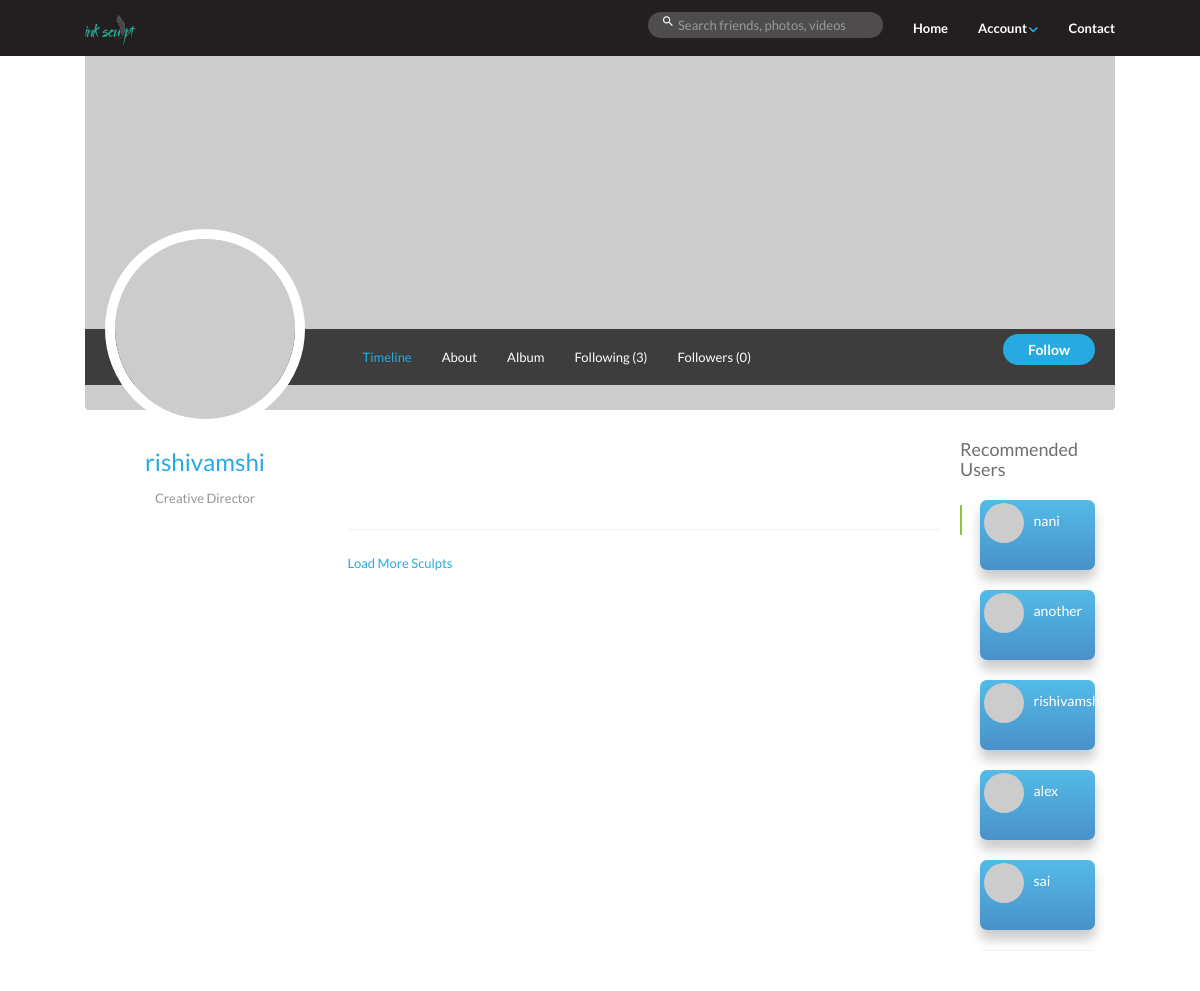
/rishivamshi/ (signed in), run on the app's committed database.
### accounts/models.py (models this page shows, shortened)
class UserProfile(models.Model):
	user 		= models.OneToOneField(settings.AUTH_USER_MODEL , related_name='profile') #1
	following 	= models.ManyToManyField(settings.AUTH_USER_MODEL, blank=True ,related_name='followed_by') #2
	objects  = UserProfileManager() # UserProfile.objects.all() #5
	def get_following(self): #8
		users = self.following.all() # User.objects.all().exclude(username = self.user.username)
		return users.exclude(username = self.user.username)
	def get_follow_url(self):
		return reverse_lazy("profiles:follow", kwargs= {"username": self.user.username})
	def get_absolute_url(self):
		return reverse_lazy("profiles:detail", kwargs= {"username": self.user.username})

### accounts/views.py (the view)
# urls.py: url(r'^(?P<username>[\w.@+-]+)/$', UserDetailView.as_view(), name = 'detail'), # 6  # /sculpt/1
class UserDetailView(DetailView):	#2
	template_name = 'accounts/user_detail.html'
	queryset = User.objects.all()
	def get_object(self):
		return get_object_or_404(User, username__iexact = self.kwargs.get("username"))
	def get_context_data(self, *args, **kwargs):
		context = super(UserDetailView, self).get_context_data(*args, **kwargs)
		following = UserProfile.objects.is_following(self.request.user, self.get_object())
		context['following'] = following
		context['recommended'] = UserProfile.objects.recommended(self.request.user)
		return context

### accounts/models.py (called while the page is built)
	def all(self):
		qs = self.get_queryset().all()
		try:
			if self.instance:
				qs = qs.exclude(user = self.instance) #7
		except:
			pass
		return qs

	def is_following(self, user, followed_by_user):
		user_profile, created = UserProfile.objects.get_or_create(user = user)
		if created:
			return False
		if followed_by_user in user.profile.following.all():
			return True
		return False

	def recommended(self, user, limit_to = 10):
		profile = user.profile
		following = profile.get_following()
		qs = self.get_queryset().exclude(user__in = following).exclude(id = profile.id).order_by("?")[:limit_to]
		return qs

### accounts/templatetags/recommended.py (called while the page is built)
@register.inclusion_tag("accounts/snippets/recommend.html")
def recommended(user):
	if isinstance(user, User):
		qs = UserProfile.objects.recommended(user)
		return {"recommended": qs}

### accounts/templates/accounts/user_detail.html (shortened to what this page needs)
{% load static %}
{% load recommended %}
<html lang="en">
  <head>
    <link rel="stylesheet" type="text/css" href="{% static 'css/css/bootstrap.min.css' %}">
    <link rel="stylesheet" type="text/css" href="{% static 'css/style.css' %}">
    <link rel="stylesheet" type="text/css" href="{% static 'css/ionicons.min.css' %}">
    <link rel="stylesheet" type="text/css" href="{% static 'css/font-awesome.min.css' %}">
  </head>
<body>
    {% include "navbar.html" %}
    <div class="container">
      <div class="timeline">
        <div class="timeline-cover">
          <div class="timeline-nav-bar hidden-sm hidden-xs">
            <div class="row">
              <div class="col-md-3">
                <div class="profile-info">
                  <img src="http://placehold.it/300x300" alt="" class="img-responsive profile-photo" />
                  <h3>{{ object.username }}</h3>
                  <p class="text-muted">Creative Director</p>
                </div>
              </div>
              <div class="col-md-9">
                <ul class="list-inline profile-menu">
                  <li><a href="http://127.0.0.1:8000/{{ object.username }}/" class="active">Timeline</a></li>
                  <li><a href="timeline-about.html">About</a></li>
                  <li><a href="http://127.0.0.1:8000/{{ object.username }}/album/">Album</a></li>
                  <li><a href="http://127.0.0.1:8000/{{ object.username }}/following/">Following ({{ object.profile.get_following.count }})</a></li>
                  <li><a href="http://127.0.0.1:8000/{{ object.username }}/followers/">Followers ({{ object.followed_by.all.count }})</a></li>
                </ul>
                <ul class="follow-me list-inline">
                  {% if request.user.get_username != object.username %}
                  <li><a class="btn-primary" href="{{ object.profile.get_follow_url }}">{% if following %}Unfollow{% else %}Follow{% endif %}</a></li>
               {% endif %}
                </ul>
              </div>
            </div>
          </div>
        </div>
        <div id="page-contents">
          <div class="row">
            <div class="col-md-3"></div>
            <div class="col-md-7">
              <div class="create-post">
              </div>
        <a href="#" id='loadmore'>Load More Sculpts</a>
            </div>
            <div class="col-md-2 static">
              <div id="sticky-sidebar">
                <h4 class="grey">Recommended Users</h4>
                <div class="feed-item">
                  <div class="live-activity">
                    <p>{% recommended request.user %}</p>
                  </div>
                </div>
              </div>
            </div>
          </div>
        </div>
    </div>
</div>
  </body>
</html>

### accounts/templates/accounts/snippets/recommend.html
{% for profile in recommended %}
	<div class="follow-user newcontent">
                <img src="http://placehold.it/300x300" alt="" class="profile-photo-sm pull-left" />
                <div>
                  <h5><a href="/{{ profile.user.username }}" class="text-white"><p>{{ profile.user.username }}</p></a></h5>
                </div>
              </div>
{% empty %}
		<h4>Not Followed by Any Users </h4>
              {% endfor %}

### static-storage/css/style.css (style rules this page uses)
.newcontent { background: linear-gradient(to bottom, rgba(39,170,225,.8), rgba(28,117,188,.8)), no-repeat; background-size: cover; width: 100%; min-height: 70px; border-radius: 7px; padding: 3.5px; margin-bottom: 30px; box-shadow: 0px 10px 12px rgba(0, 0, 0, 0.2); }
html, body { height: 100%; width: 100%; }
body { font-family: 'Lato', sans-serif; line-height: 26px; color: #6d6e71; font-size: 13px; }
h1, h2, h3, h4, h5, h6 { color: #27aae1; }
h1.grey, h2.grey, h3.grey, h4.grey, h5.grey, h6.grey { color: #6d6e71; margin: 0 auto 20px; }
.text-white { color: #fff; }
.text-muted { color: #939598; }
a { color: #27aae1; }
a, a:active, a:focus { outline: none; }
.container { max-width: 1050px; }
#page-contents { padding: 30px 0 50px; }
.btn-primary { background: #27aae1; padding: 7px 25px; border: none; font-size: 14px; border-radius: 4px; color: #fff; position: relative; font-weight: 600; outline: none; border-radius: 30px; }
img.profile-photo { height: 58px; width: 58px; border-radius: 50%; }
img.profile-photo-sm { height: 40px; width: 40px; border-radius: 50%; }
ul { padding-left: 15px; }
ul li { list-style-image: url("../images/bullet.png"); }
.static { position: static; }
.follow-user { margin-bottom: 20px; }
.follow-user div { margin-left: 50px; position: relative; }
.follow-user div::after { content: ""; background: none; position: absolute; width: 100%; left: 0; bottom: -10px; }
.create-post { width: 100%; min-height: 90px; padding: 20px; margin-bottom: 20px; border-bottom: 1px solid #f1f2f2; }
.timeline-cover { background: url("http://placehold.it/1030x360") no-repeat; background-position: center; background-size: cover; min-height: 360px; border-radius: 0 0 4px 4px; position: relative; }
.timeline-cover .timeline-nav-bar { background: rgba(0,0,0, .7); width: 100%; position: absolute; bottom: 25px; }
.timeline-cover .timeline-nav-bar .profile-info { position: absolute; text-align: center; padding: 0 20px; top: -100px; z-index: 999; }
.timeline-cover .timeline-nav-bar .profile-info img.profile-photo { height: 200px; width: 200px; border-radius: 50%; border: 10px solid #fff; }
.timeline-cover .timeline-nav-bar ul.profile-menu { margin: 0; display: table; }
.timeline-cover .timeline-nav-bar .profile-menu li { display: table-cell; vertical-align: middle; padding: 15px 0; }
.timeline-cover .timeline-nav-bar .profile-menu li a { color: #fff; padding: 15px; text-decoration: none; }
.timeline-cover .timeline-nav-bar .profile-menu li a.active { color: #27aae1; }
.timeline-cover .timeline-nav-bar ul.follow-me { margin: 0; position: absolute; right: 15px; top: 2px; }
.timeline-cover .timeline-nav-bar .follow-me li { padding: 6px 15px; color: #fff; }
.feed-item { text-align: left; margin-bottom: 13px; padding: 0 20px; position: relative; }
.feed-item::before { border-left: 2px solid #8dc63f; position: absolute; height: 30px; content: ""; left: 0; top: 5px; }
.feed-item img.profile-photo-sm { float: left; margin-right: 10px; }
.feed-item .live-activity { border-bottom: 1px solid #f1f2f2; }

### data on the page
UserProfile: user.username "nani"
UserProfile: user.username "another"
UserProfile: user.username "rishivamshi"
UserProfile: user.username "alex"
UserProfile: user.username "sai"

### other printed values
{{ object.username }} "rishivamshi"
{{ object.profile.get_following.count }} "3"
{{ object.followed_by.all.count }} "0"
